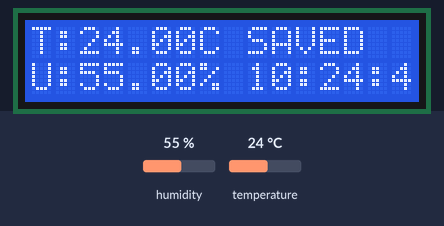
Bench run of a sketch on a simulated ESP8266 (NodeMCU). Parts: 16×2 character LCD. Inputs (shaded band) come from the test bench; at power-on: humidity 55 %, temperature 24 °C. WiFi joins after 1.5 s; servers stay silent unless stated; network time is answered at once with the bench clock; the local clock reads 2024-03-15 10:24:30 at power-on unless the sketch sets it; storage starts empty; what the sketch prints to the serial monitor is not drawn.

Above: at 12.8 s.
12.9 s: humidity set to 22 %
At 14.1 s:
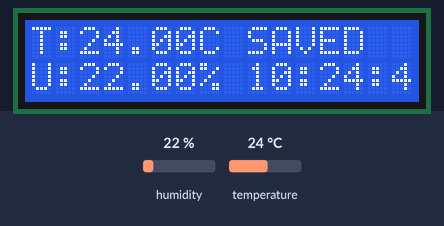
14.4 s: temperature set to 12 °C
At 14.9 s:
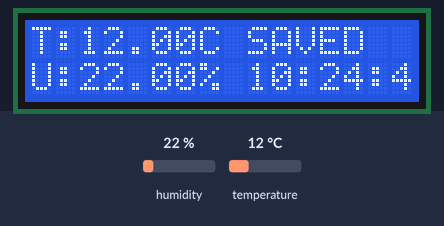
15.9 s: humidity set to 40 %
At 16.8 s:
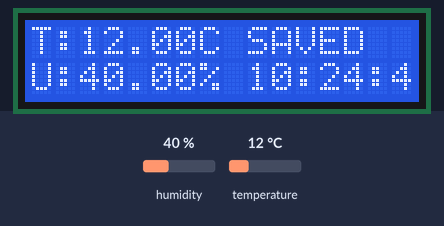
17.4 s: temperature set to 19 °C
At 41.9 s:
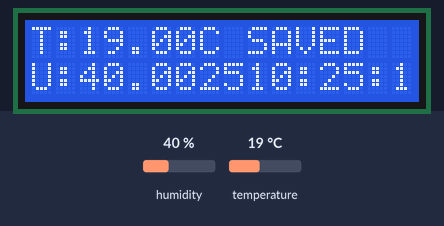
Timing chart, 0 to 43.0 s (numbered marks = the images above; inputs shaded):
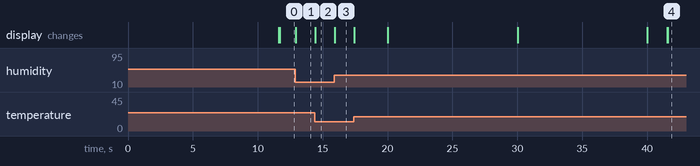

The sketch:

Incubadora_webserver.ino
```cpp
/*********************************************\
*    MEDIDOR DE TEMPERATURA E UMIDADE         *
*    Plataforma: ESP8266 NODEMCU ESP12E       *
*    Linguagem: C++/Arduino/HTML/JS           *
*    Autor: BMN                               *
*    06/03/23                                 *
\*********************************************/

#include <SPI.h> //for the SD card module
#include <SD.h> // for the SD card
#include <DHTesp.h> // for the DHT sensor
#include <NTPClient.h> //NTP client to get time
#include <ESP8266WiFi.h> //ESP8266 nodemcu ESP12E
#include <WiFiUdp.h>
#include <WiFiClient.h>
#include <ESP8266WebServer.h>
#include <ESP8266mDNS.h>
#include <LCDIC2.h> // LCD
#include <WebSocketsServer.h>
#include <Ticker.h>

// LCD initialization..........................................................................
LCDIC2 lcd(0x27, 16, 2);

// DHT  sensor initialization..................................................................
DHTesp dht;
float t, h;

// SD card initialization......................................................................
const int chipSelect = D8; // Pin para CS
File myFile; // Create a file to store the data

// Wifi connection.............................................................................
const char *ssid     = "**********";
const char *password = "**********";

ESP8266WebServer server(80);
WebSocketsServer webSocket = WebSocketsServer(81);

// Define NTP Client to get time...............................................................
WiFiUDP ntpUDP;
NTPClient timeClient(ntpUDP, "pool.ntp.org");

unsigned long last_time;
Ticker timer;
Ticker timer_log;

//HTML page....................................................................................
#include "pagina.h"

// Setup.......................................................................................
void setup()
{
  //initializing Serial monitor
  Serial.begin(115200);

  //initializing WIFI
  WiFi.mode(WIFI_STA);
  WiFi.begin(ssid, password);
  Serial.println("");

  while ( WiFi.status() != WL_CONNECTED ) {
    delay ( 500 );
    Serial.print ( "." );
  }
  Serial.println("");
  Serial.print("Connected to ");
  Serial.println(ssid);
  Serial.print("IP address: ");
  Serial.println(WiFi.localIP());

  delay ( 10000 );

  //initializing the DHT sensor
  dht.setup(D0, DHTesp::DHT22);// which pin it's connected to; DHT 21 (AM2301)

  // setup for the SD card
  Serial.println(F("Initializing SD card..."));

  if(!SD.begin(chipSelect)) {
    Serial.println(F("initialization failed!"));
    return;
  }
  Serial.println(F("initialization done."));

  last_time = micros()/1000000; // init saving o SD every 30s

  // Start the web server
  server.begin();
  Serial.println("Web server started");

  server.on("/", handleRoot);
  server.onNotFound(handleNotFound);
  webSocket.begin();
  webSocket.onEvent(webSocketEvent);

  //initializing time client
  timeClient.begin();
  timeClient.setTimeOffset(-10800);

  timer.attach(10, getData); // get data every 10s
  timer_log.attach(30, logging);

  //initializing the LCD
  lcd.begin();
  lcd.setCursor(0,0);
  lcd.print(F("T:     C"));
  lcd.setCursor(0,1);
  lcd.print(F("U:     %"));

}


// Log Temp and Time...........................................................................
void logging()
{
  // Reading temperature or humidity takes about 250 milliseconds!
  // Sensor readings may also be up to 2 seconds 'old' (its a very slow sensor)
  // Read temperature as Celsius
  t = dht.getTemperature();
  h = dht.getHumidity();

  // Check if any reads failed and exit early (to try again).
  if  (isnan(h) || isnan(t)) {
    lcd.setCursor(2,0);
    lcd.print(F("ERR "));
    Serial.println(F("sensor error"));
    delay(1000);
    return;
  }

  timeClient.update();
  timeClient.setTimeOffset(-10800);
  time_t epochTime = timeClient.getEpochTime();
  struct tm *ptm = gmtime ((time_t *)&epochTime);
  int monthDay = ptm->tm_mday;
  int currentMonth = ptm->tm_mon+1;
  int currentYear = ptm->tm_year+1900;
  String currentDate = String(currentYear) + "-" + String(currentMonth)+ "-" + String(monthDay) ;

  String formattedTime = timeClient.getFormattedTime();

  // update filename
  String savefile = currentDate + ".txt"; // add date with .txt

  // save on SD every 30s

  if  ( epochTime - last_time > 30 ) {

    myFile = SD.open(savefile, FILE_WRITE);
    if (!myFile) {
      lcd.setCursor(9,0);
      lcd.print(F("ERROR"));
      Serial.println(F("Error opening file"));
    }
    if (myFile) {
      Serial.println(F("open with success"));
      myFile.print(currentDate);
      myFile.print(F(","));
      myFile.print(formattedTime);
      myFile.print(F(","));
      myFile.print(t);
      myFile.print(F(","));
      myFile.println(h);

      myFile.close();

      lcd.setCursor(9,0);
      lcd.print(F("SAVED"));
      Serial.println(F("data saved"));
    }

    last_time = epochTime;
  }


  Serial.print(currentDate);
  Serial.print(F(","));
  Serial.print(formattedTime);
  Serial.print(F(","));
  Serial.print(t);
  Serial.print(F("°C,"));
  Serial.print(h);
  Serial.println(F("%"));


  lcd.setCursor(9,1);
  lcd.print(formattedTime);
  lcd.setCursor(2,0);
  lcd.print(String(t));
  lcd.setCursor(2,1);
  lcd.print(String(h));
}


// HTML Page...................................................................................
void handleRoot()
{
  timeClient.update();
  timeClient.setTimeOffset(-10800);
  time_t epochTime = timeClient.getEpochTime();
  struct tm *ptm = gmtime ((time_t *)&epochTime);
  int monthDay = ptm->tm_mday;
  int currentMonth = ptm->tm_mon+1;
  int currentYear = ptm->tm_year+1900;
  String currentDate = String(currentYear) + "-" + String(currentMonth)+ "-" + String(monthDay) ;
  String formattedTime = timeClient.getFormattedTime();

  String page;
  page += pagina;
  page += dia;
  page += currentDate;
  page += hora;
  page += formattedTime;
  page += tempera;
  page += t;
  page += umida;
  page += h;
  page += grafi;
  page += rodape;

  server.send(200, "text/html", page);
}

void handleNotFound() {
  String message = "File Not Found\n\n";
  message += "URI: ";
  message += server.uri();
  message += "\nMethod: ";
  message += (server.method() == HTTP_GET) ? "GET" : "POST";
  message += "\nArguments: ";
  message += server.args();
  message += "\n";
  for (uint8_t i = 0; i < server.args(); i++) { message += " " + server.argName(i) + ": " + server.arg(i) + "\n"; }
  server.send(404, "text/plain", message);
}

void getData(){
  String json = "{\"value\":";
  json += dht.getTemperature();
  json += "}";
  webSocket.broadcastTXT(json.c_str(), json.length());
}


// Loop measurements..........................................................................
void loop() {

  logging();
  webSocket.loop();
  server.handleClient();

}

void webSocketEvent(uint8_t num, WStype_t type, uint8_t * payload, size_t length){

}
```

pagina.h
```cpp
const char pagina[] = R"=====(<!DOCTYPE html>
<html lang="en">
<head>
    <meta charset="UTF-8">
    <meta http-equiv="X-UA-Compatible" content="IE=edge">
    <meta name="viewport" content="width=device-width, initial-scale=1.0">
    <title>Incubadora - Dashboard</title>
    <link href="https://fonts.googleapis.com/css2?family=Roboto:wght@300&display=swap" rel="stylesheet">
    <link rel="stylesheet" href="https://fonts.googleapis.com/css2?family=Material+Symbols+Outlined:opsz,wght,FILL,GRAD@48,400,0,0" />
    <!-- Adding a chart using Chart.js -->
    <script src='https://cdnjs.cloudflare.com/ajax/libs/Chart.js/2.5.0/Chart.min.js'></script>
    <style>
        *{
            margin: 0;
            padding: 0;
            box-sizing: border-box;
            font-family: 'Roboto', sans-serif;
        }
        body{
            background-color: #dfdfdf;
        }
        header{
            width: 100%;
            background-color: black;
            display: flex;
            align-items: center;
            color: white;
            font-size: 26px;
            padding: 20px 60px 20px 60px;
            justify-content: center;
        }

        .title{
            font-weight: bold;
        }

        .container{
            display: flex;
            justify-content: center;
            padding: 10px;
            font-size: 20px;
            flex-wrap: wrap;
        }

        section{
            width: 40%;
            margin: 10px;
            padding: 10px;
            background-color: white;
            border-radius: 20px;
            box-shadow: 5px 5px #f0f0f0;
            display: flex;
            flex-direction: column;
        }
        section_graph{

            margin: 10px;
            padding: 10px;
            background-color: white;
            border-radius: 20px;
            box-shadow: 5px 5px #f0f0f0;
            display: flex;
            flex-direction: column;
        }

        .item-head{
            display: flex;
            align-items: center;
        }

        .reading{
            display: flex;
            justify-content: center;
            align-items: center;
        }

        footer {
            background-color: black;
            padding: 1rem;
            color: #fff;
            position: relative;
            bottom: 0;
            width: 100%;
        }
    </style>
</head>
<body onload="javascript:init()">
    <header>
        <div class="logo"><i class="material-symbols-outlined">device_thermostat</i></div>
        <div class="title">&nbsp;&nbsp;   INCUBADORA &nbsp;&nbsp; </div>
        <div class="logo"><i class="material-symbols-outlined">water_drop</i></div>
    </header>

    <div class="container">

)=====";

    const char dia[] = R"=====(
        <section>
            <div class="item-head">
                <div class="logo"><i class="material-symbols-outlined">calendar_month</i></div>
                <div class="title">&nbsp;Data:</div>
            </div>
            <div class="reading">
                <div class="leitura">

)=====";

    const char hora[] = R"=====(</div>
            </div>
        </section>
        <section>
            <div class="item-head">
                <div class="logo"><i class="material-symbols-outlined">schedule</i></div>
                <div class="title">&nbsp;Hora:</div>
            </div>
            <div class="reading">
                <div class="leitura">

)=====";

    const char tempera[] = R"=====(</div>
            </div>
        </section>
        <section>
            <div class="item-head">
                <div class="logo"><i class="material-symbols-outlined">device_thermostat</i></div>
                <div class="title">&nbsp;Temperatura:</div>
            </div>
            <div class="reading">
                <div class="leitura">

)=====";

    const char umida[] = R"=====(</div>
                <div class="unidade">°C</div>
            </div>
        </section>
        <section>
            <div class="item-head">
                <div class="logo"><i class="material-symbols-outlined">water_drop</i></div>
                <div class="title">&nbsp;Umidade:</div>
            </div>
            <div class="reading">
                <div class="leitura">

)=====";

    const char grafi[] = R"=====(</div>
                <div class="unidade">%</div>
            </div>
        </section>
        <section_graph>
            <div class="item-head">
                <div class="logo"><i class="material-symbols-outlined">query_stats</i></div>
                <div class="title">&nbsp;Gráfico:</div>
            </div>
            <div class="reading">
                <div>
                  <canvas id="line-chart" width="400" height="200"></canvas>
                </div>
            </div>
        </section_graph>

    </div>

)=====";

    const char rodape[] = R"=====(</div>
  <!-- Adding a websocket to the client (webpage) -->
  <script>
    var webSocket, dataPlot;
    var maxDataPoints = 200;
    function removeData(){
      dataPlot.data.labels.shift();
      dataPlot.data.datasets[0].data.shift();
    }
    function addData(label,data){
      if(dataPlot.data.labels.length > maxDataPoints) removeData();
      dataPlot.data.labels.push(label);
      dataPlot.data.datasets[0].data.push(data);
      dataPlot.update();
    }
    function init(){
      webSocket = new WebSocket('ws://' + window.location.hostname + ':81/');
      dataPlot = new Chart(document.getElementById("line-chart"), {
        type: 'line',
        data: {
          labels: [],
          datasets: [{
            data: [],
            label: "Temperatura",
            borderColor: "#3e95cd",
            fill: false
          }]
        }


      });
      webSocket.onmessage = function(event){
        var data = JSON.parse(event.data);
        var today = new Date();
        var t = today.getHours()+":"+ today.getMinutes()+":"+today.getSeconds();
        addData(t, data.value);
      }
    }
   </script>
      <footer>
          <div class="title">Desenvolvido por: BMN</div>
      </footer>
</body>
</html>)=====";
```

Measured:
- after the input at 12.9 s, the display: changes at once (image 1)
- after the input at 14.4 s, the display: changes at once (image 2)
- after the input at 15.9 s, the display: changes at once (image 3)
